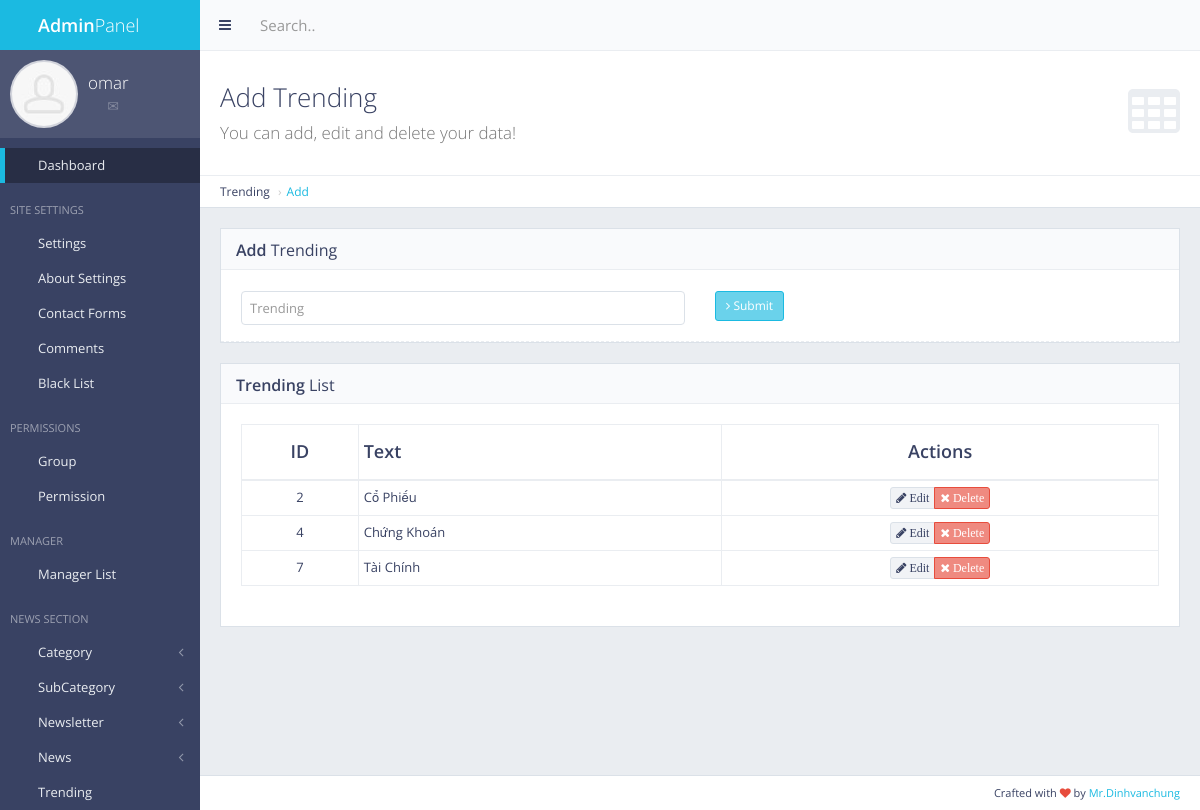
The page /panel/trending/ (signed in) on the database its author committed.
### trending/models.py (models this page shows, shortened)
class Trending(models.Model):
    txt = models.CharField(max_length=255)

### trending/views.py (the view, shortened to what this page needs)
# urls.py: url(r'^panel/trending/$', views.trending_add, name='trending_add'),   ## Admin Panel Trending Add
def trending_add(request):
    if not request.user.is_authenticated:
        return redirect('mylogin')
    trendinglist = Trending.objects.all()
    return render(request, 'back/trending.html', {'trendinglist':trendinglist})

### main/templatetags/extra_auth.py (called while the page is built)
@register.filter(name='has_group')
def has_group(user, group_name):
    return user.groups.filter(name=group_name).exists()

### main/templates/back/trending.html (shortened to what this page needs)
{% extends 'back/master.html' %}
{% load static %}
{% block mainblock %}
<div class="content-header">
    <div class="header-section">
        <h1>
            <i class="fa fa-table"></i>Add Trending<br><small>You can add, edit and delete your data!</small>
        </h1>
    </div>
</div>
<ul class="breadcrumb breadcrumb-top">
    <li>Trending</li>
    <li><a href="/panel/trending">Add</a></li>
</ul>
<div class="row">
    <div class="col-md-12">
        <div class="block">
            <div class="block-title">
                <h2><strong>Add</strong> Trending</h2>
            </div>
            <form action="" method="post" enctype="multipart/form-data" class="form-horizontal form-bordered">
                <div class="form-group">
                    <div class="col-md-6">
                        <input type="text" id="txt" name="txt" class="form-control" placeholder="Trending">
                    </div>
                    <div class="col-md-6">
                        <button type="submit" class="btn btn-sm btn-primary"><i class="fa fa-angle-right"></i> Submit</button>
                    </div>
                </div>
            </form>
        </div>
    </div>
</div>
<div class="block full">
    <div class="block-title">
        <h2><strong>Trending</strong> List</h2>
    </div>
    <div class="table-responsive">
        <table id="example-datatable" class="table table-vcenter table-condensed table-bordered">
            <thead>
                <tr>
                    <th class="text-center">ID</th>
                    <th>Text</th>
                    <th class="text-center">Actions</th>
                </tr>
            </thead>
            <tbody>
                {% for cc in trendinglist %}
                <tr>
                    <td class="text-center">{{ cc.pk }}</td>
                    <td>{{ cc.txt }}</td>
                    <td class="text-center">
                        <div class="btn-group">
                            <a href="{% url 'trending_edit' pk=cc.pk %}" data-toggle="tooltip" title="Edit" class="btn btn-xs btn-default"><i class="fa fa-pencil"> Edit</i></a>
                            <a href="{% url 'trending_del' pk=cc.pk %}" data-toggle="tooltip" title="Delete" class="btn btn-xs btn-danger"><i class="fa fa-times"> Delete</i></a>
                        </div>
                    </td>
                </tr>
                {% endfor %}
            </tbody>
        </table>
    </div>
</div>
{% endblock %}

### main/templates/back/master.html (shortened to what this page needs)
{% load static %}
{% load extra_auth %}
{% if user.is_authenticated %}
<!DOCTYPE html>
 <html class="no-js" lang="en">
    <head>
        <link rel="stylesheet" href="{% static 'back/css/bootstrap.min.css' %}">
        <link rel="stylesheet" href="{% static 'back/css/plugins.css' %}">
        <link rel="stylesheet" href="{% static 'back/css/main.css' %}">
        <link rel="stylesheet" href="{% static 'back/css/themes.css' %}">
    </head>
    <body>
        <div id="page-wrapper">
            <div id="page-container" class="sidebar-partial sidebar-visible-lg sidebar-no-animations">
                <div id="sidebar">
                    <div id="sidebar-scroll">
                        <div class="sidebar-content">
                            <a href="/panel" class="sidebar-brand">
                                <i class="gi gi-flash"></i><span class="sidebar-nav-mini-hide"><strong>Admin</strong>Panel</span>
                            </a>
                            <div class="sidebar-section sidebar-user clearfix sidebar-nav-mini-hide">
                                <div class="sidebar-user-avatar">
                                    <a href="page_ready_user_profile.html">
                                        <img src="{% static 'back/img/placeholders/avatars/avatar2.jpg' %}" alt="avatar">
                                    </a>
                                </div>
                                <div class="sidebar-user-name">{{ request.user }}</div>
                                <div class="sidebar-user-links">
                                    <a href="page_ready_user_profile.html" data-toggle="tooltip" data-placement="bottom" title="Profile"><i class="gi gi-user"></i></a>
                                    <a href="page_ready_inbox.html" data-toggle="tooltip" data-placement="bottom" title="Messages"><i class="gi gi-envelope"></i></a>
                                    <a href="/panel/change/pass/" class="enable-tooltip" data-placement="bottom" title="Settings" ><i class="gi gi-cogwheel"></i></a>
                                    <a href="/logout" data-toggle="tooltip" data-placement="bottom" title="Logout"><i class="gi gi-exit"></i></a>
                                </div>
                            </div>
                        <ul class="sidebar-nav">
                            {% if perms.main.master_user %}
                            <li>
                                <a href="/panel" class=" active"><i class="gi gi-stopwatch sidebar-nav-icon"></i><span class="sidebar-nav-mini-hide">Dashboard</span></a>
                            </li>
                            {% endif %}
                {% if request.user|has_group:"masteruser" %}
                            <li class="sidebar-header">
                                <span class="sidebar-header-options clearfix"><a href="javascript:void(0)" data-toggle="tooltip" title="Quick Settings"><i class="gi gi-settings"></i></a></span>
                                <span class="sidebar-header-title">Site Settings</span>
                            </li>
                                <li>
                                    <a href="/panel/setting/" class=""><i class="gi gi-show_big_thumbnails sidebar-nav-icon"></i><span class="sidebar-nav-mini-hide">Settings</span></a>
                                </li>
                                <li>
                                    <a href="/panel/about/setting/" class=""><i class="gi gi-show_big_thumbnails sidebar-nav-icon"></i><span class="sidebar-nav-mini-hide">About Settings</span></a>
                                </li>
                                <li>
                                    <a href="/panel/contactform/" class=""><i class="gi gi-show_big_thumbnails sidebar-nav-icon"></i><span class="sidebar-nav-mini-hide">Contact Forms</span></a>
                                </li>
                            <li>
                                <a href="/comments/list/" class=""><i class="gi gi-show_big_thumbnails sidebar-nav-icon"></i><span class="sidebar-nav-mini-hide">Comments</span></a>
                            </li>
                        <li>
                            <a href="/blacklist/" class=""><i class="gi gi-show_big_thumbnails sidebar-nav-icon"></i><span class="sidebar-nav-mini-hide">Black List</span></a>
                        </li>
                <li class="sidebar-header">
                    <span class="sidebar-header-options clearfix"><a href="javascript:void(0)" data-toggle="tooltip" title="Quick Settings"><i class="gi gi-settings"></i></a></span>
                    <span class="sidebar-header-title">Permissions</span>
                </li>
                    <li>
                        <a href="/panel/manager/group/" class=""><i class="gi gi-show_big_thumbnails sidebar-nav-icon"></i><span class="sidebar-nav-mini-hide">Group</span></a>
                    </li>
                    <li>
                        <a href="/panel/manager/perms/" class=""><i class="gi gi-show_big_thumbnails sidebar-nav-icon"></i><span class="sidebar-nav-mini-hide">Permission</span></a>
                    </li>
                    <li class="sidebar-header">
                        <span class="sidebar-header-options clearfix"><a href="javascript:void(0)" data-toggle="tooltip" title="Quick Settings"><i class="gi gi-settings"></i></a></span>
                        <span class="sidebar-header-title">Manager</span>
                    </li>
                        <li>
                            <a href="/panel/manager/list/" class=""><i class="gi gi-show_big_thumbnails sidebar-nav-icon"></i><span class="sidebar-nav-mini-hide">Manager List</span></a>
                        </li>
                {% endif %}
                        <li class="sidebar-header">
                            <span class="sidebar-header-options clearfix"><a href="javascript:void(0)" data-toggle="tooltip" title="Quick Settings"><i class="gi gi-settings"></i></a></span>
                            <span class="sidebar-header-title">News Section</span>
                        </li>
                {% if request.user|has_group:"masteruser" %}
                        <li>
                            <a href="#" class="sidebar-nav-menu"><i class="fa fa-angle-left sidebar-nav-indicator sidebar-nav-mini-hide"></i><i class="gi gi-show_big_thumbnails sidebar-nav-icon"></i><span class="sidebar-nav-mini-hide">Category</span></a>
                        </li>
                        <li>
                            <a href="#" class="sidebar-nav-menu"><i class="fa fa-angle-left sidebar-nav-indicator sidebar-nav-mini-hide"></i><i class="gi gi-show_big_thumbnails sidebar-nav-icon"></i><span class="sidebar-nav-mini-hide">SubCategory</span></a>
                        </li>
                    <li>
                        <a href="#" class="sidebar-nav-menu"><i class="fa fa-angle-left sidebar-nav-indicator sidebar-nav-mini-hide"></i><i class="gi gi-show_big_thumbnails sidebar-nav-icon"></i><span class="sidebar-nav-mini-hide">Newsletter</span></a>
                    </li>
                {% endif %}
                                <li>
                                    <a href="#" class="sidebar-nav-menu"><i class="fa fa-angle-left sidebar-nav-indicator sidebar-nav-mini-hide"></i><i class="gi gi-show_big_thumbnails sidebar-nav-icon"></i><span class="sidebar-nav-mini-hide">News</span></a>
                                </li>
                {% if request.user|has_group:"masteruser" %}
                            <li>
                                <a href="/panel/trending/" class=""><i class="gi gi-show_big_thumbnails sidebar-nav-icon"></i><span class="sidebar-nav-mini-hide">Trending</span></a>
                            </li>
                {% endif %}
                            </ul>
                        </div>
                    </div>
                </div>
                <div id="main-container">
                    <header class="navbar navbar-default">
                        <ul class="nav navbar-nav-custom">
                            <li>
                                <a href="javascript:void(0)" onclick="App.sidebar('toggle-sidebar');this.blur();">
                                    <i class="fa fa-bars fa-fw"></i>
                                </a>
                            </li>
                        </ul>
                        <form action="page_ready_search_results.html" method="post" class="navbar-form-custom">
                            <div class="form-group">
                                <input type="text" id="top-search" name="top-search" class="form-control" placeholder="Search..">
                            </div>
                        </form>
                    </header>
                    <div id="page-content">
                    {% block mainblock %}
                    {% endblock %}
                    </div>
                    <footer class="clearfix">
                        <div class="pull-right">
                            Crafted with <i class="fa fa-heart text-danger"></i> by <a href="#" target="_blank">Mr.Dinhvanchung </a>
                        </div>
                    </footer>
                </div>
            </div>
        </div>
    </body>
</html>
{% else %}
Please Login
{% endif %}

### rows shown on the page
Trending: pk "2", txt "Cổ Phiếu"
Trending: pk "4", txt "Chứng Khoán"
Trending: pk "7", txt "Tài Chính"

### other values the page prints
{{ request.user }} "omar"
